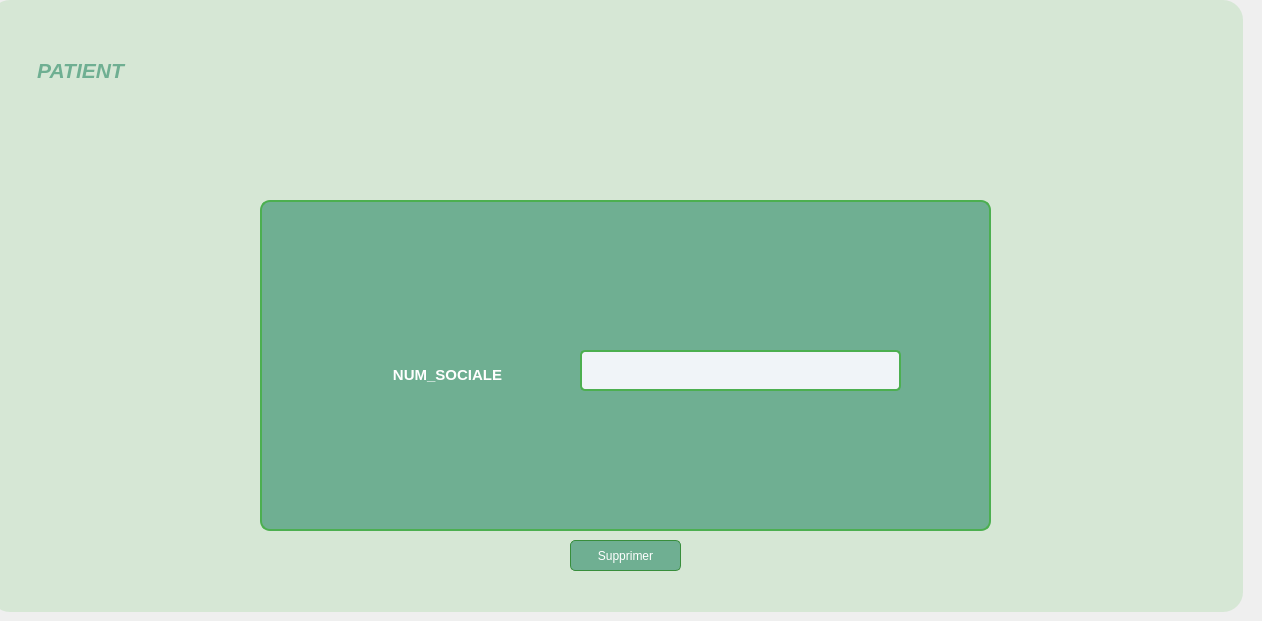
      <widget class="QWidget" name="tab_9">
       <attribute name="title">
        <string>Supprimer</string>
       </attribute>
       <widget class="QGroupBox" name="groupBox_26">
        <property name="geometry">
         <rect>
          <x>-10</x>
          <y>0</y>
          <width>1253</width>
          <height>612</height>
         </rect>
        </property>
        <property name="styleSheet">
         <string notr="true">background-color:#D6E7D5;

border-radius : 20px;</string>
        </property>
        <property name="title">
         <string/>
        </property>
        <widget class="QFrame" name="frame_19">
         <property name="geometry">
          <rect>
           <x>270</x>
           <y>200</y>
           <width>731</width>
           <height>331</height>
          </rect>
         </property>
         <property name="styleSheet">
          <string notr="true">*{
    background-color: #f0f4f8;  /* Couleur de fond gris clair */
    font-family: Arial, sans-serif;  /* Police moderne et lisible */
}

/* Style pour les QFrame avec couleur vert pistache */
QFrame {
 background-color: #6FAF92;   /* Fond vert pistache */
    border: 2px solid #4CAF50;   /* Bordure vert émeraude */
    border-radius: 10px;         /* Coins arrondis */
    padding: 15px;        
}
QLabel {
    border: none;
}
</string>
         </property>
         <property name="frameShape">
          <enum>QFrame::StyledPanel</enum>
         </property>
         <property name="frameShadow">
          <enum>QFrame::Raised</enum>
         </property>
         <widget class="QLabel" name="NUM_SOCIALE_5">
          <property name="geometry">
           <rect>
            <x>70</x>
            <y>150</y>
            <width>241</width>
            <height>51</height>
           </rect>
          </property>
          <property name="styleSheet">
           <string notr="true">*{
    color: white;  /* Couleur du texte en blanc */
}/* Style pour QLabel */
QLabel {
    color: white;                     /* Texte des labels en blanc */
    font-size: 14px;                 /* Taille de police des labels */
    font-weight: bold;               /* Texte en gras */
    background-color: transparent;    /* Assurer que le fond soit transparent */
    padding-left: 5px;               /* Optionnel : espacement pour mieux aligner le texte */
}</string>
          </property>
          <property name="text">
           <string>&lt;html&gt;&lt;head/&gt;&lt;body&gt;&lt;p align=&quot;center&quot;&gt;&lt;span style=&quot; font-size:11pt;&quot;&gt;NUM_SOCIALE&lt;/span&gt;&lt;/p&gt;&lt;/body&gt;&lt;/html&gt;</string>
          </property>
         </widget>
         <widget class="QLineEdit" name="NUM_SOCIALE_6">
          <property name="geometry">
           <rect>
            <x>320</x>
            <y>150</y>
            <width>321</width>
            <height>41</height>
           </rect>
          </property>
          <property name="styleSheet">
           <string notr="true">* {
    background-color: #FFFFF;   /* Fond vert pistache */
    border:  2px solid #4CAF50;   /* Bordure bleu clair */
    border-radius: 5px;         /* Coins arrondis */
    padding: 15px;               /* Espacement interne */
}
</string>
          </property>
          <property name="text">
           <string/>
          </property>
         </widget>
        </widget>
        <widget class="QPushButton" name="supprimer">
         <property name="geometry">
          <rect>
           <x>580</x>
           <y>540</y>
           <width>111</width>
           <height>31</height>
          </rect>
         </property>
         <property name="styleSheet">
          <string notr="true">*{
    background-color: #6FAF92;  /* Medium green button */
    border: 1px solid #388E3C;  /* Darker green border */
    border-radius: 5px;
    color: #FFFFFF;             /* White text for contrast */
    padding: 5px;
}

*:hover {
    background-color: #81C784;  /* Lighter green on hover */
}</string>
         </property>
         <property name="text">
          <string>Supprimer</string>
         </property>
         <property name="icon">
          <iconset>
           <normaloff>../../../Downloads/plus-circle.svg</normaloff>../../../Downloads/plus-circle.svg</iconset>
         </property>
        </widget>
        <widget class="QLabel" name="PATIENT_3">
         <property name="geometry">
          <rect>
           <x>20</x>
           <y>40</y>
           <width>141</width>
           <height>61</height>
          </rect>
         </property>
         <property name="styleSheet">
          <string notr="true">*{
    color: #6FAF92;
    font-size: 16px; /* Taille du texte (ajustable) */
    font-weight: normal; /* Style du texte */
}</string>
         </property>
         <property name="text">
          <string>&lt;html&gt;&lt;head/&gt;&lt;body&gt;&lt;p align=&quot;center&quot;&gt;&lt;span style=&quot; font-size:16pt; font-weight:700; font-style:italic;&quot;&gt;PATIENT&lt;/span&gt;&lt;/p&gt;&lt;/body&gt;&lt;/html&gt;</string>
         </property>
        </widget>
       </widget>
      </widget>
